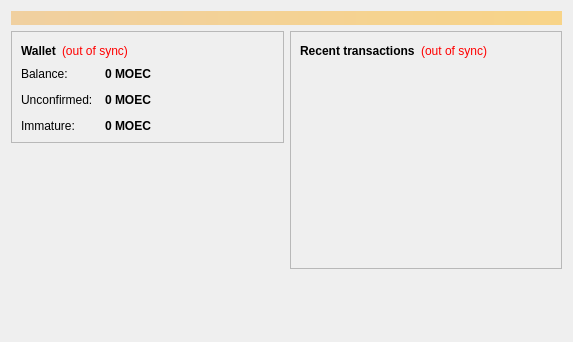
<?xml version="1.0" encoding="UTF-8"?>
<ui version="4.0">
 <class>OverviewPage</class>
 <widget class="QWidget" name="OverviewPage">
  <property name="geometry">
   <rect>
    <x>0</x>
    <y>0</y>
    <width>573</width>
    <height>342</height>
   </rect>
  </property>
  <property name="windowTitle">
   <string>Form</string>
  </property>
  <layout class="QVBoxLayout" name="topLayout">
   <item>
    <widget class="QLabel" name="labelAlerts">
     <property name="visible">
      <bool>false</bool>
     </property>
     <property name="styleSheet">
      <string notr="true">background-color: qlineargradient(x1: 0, y1: 0, x2: 1, y2: 0, stop:0 #F0D0A0, stop:1 #F8D488); color:#000000;</string>
     </property>
     <property name="wordWrap">
      <bool>true</bool>
     </property>
     <property name="margin">
      <number>3</number>
     </property>
    </widget>
   </item>
   <item>
    <layout class="QHBoxLayout" name="horizontalLayout" stretch="1,1">
     <item>
      <layout class="QVBoxLayout" name="verticalLayout_2">
       <item>
        <widget class="QFrame" name="frame">
         <property name="frameShape">
          <enum>QFrame::StyledPanel</enum>
         </property>
         <property name="frameShadow">
          <enum>QFrame::Raised</enum>
         </property>
         <layout class="QVBoxLayout" name="verticalLayout_4">
          <item>
           <layout class="QHBoxLayout" name="horizontalLayout_4">
            <item>
             <widget class="QLabel" name="label_5">
              <property name="font">
               <font>
                <weight>75</weight>
                <bold>true</bold>
               </font>
              </property>
              <property name="text">
               <string>Wallet</string>
              </property>
             </widget>
            </item>
            <item>
             <widget class="QLabel" name="labelWalletStatus">
              <property name="toolTip">
               <string>The displayed information may be out of date. Your wallet automatically synchronizes with the Monexcoin network after a connection is established, but this process has not completed yet.</string>
              </property>
              <property name="styleSheet">
               <string notr="true">QLabel { color: red; }</string>
              </property>
              <property name="text">
               <string notr="true">(out of sync)</string>
              </property>
              <property name="alignment">
               <set>Qt::AlignLeading|Qt::AlignLeft|Qt::AlignVCenter</set>
              </property>
             </widget>
            </item>
            <item>
             <spacer name="horizontalSpacer_2">
              <property name="orientation">
               <enum>Qt::Horizontal</enum>
              </property>
              <property name="sizeHint" stdset="0">
               <size>
                <width>40</width>
                <height>20</height>
               </size>
              </property>
             </spacer>
            </item>
           </layout>
          </item>
          <item>
           <layout class="QFormLayout" name="formLayout_2">
            <property name="fieldGrowthPolicy">
             <enum>QFormLayout::AllNonFixedFieldsGrow</enum>
            </property>
            <property name="horizontalSpacing">
             <number>12</number>
            </property>
            <property name="verticalSpacing">
             <number>12</number>
            </property>
            <item row="0" column="0">
             <widget class="QLabel" name="label">
              <property name="text">
               <string>Balance:</string>
              </property>
             </widget>
            </item>
            <item row="0" column="1">
             <widget class="QLabel" name="labelBalance">
              <property name="font">
               <font>
                <weight>75</weight>
                <bold>true</bold>
               </font>
              </property>
              <property name="cursor">
               <cursorShape>IBeamCursor</cursorShape>
              </property>
              <property name="toolTip">
               <string>Your current balance</string>
              </property>
              <property name="text">
               <string notr="true">0 MOEC</string>
              </property>
              <property name="textInteractionFlags">
               <set>Qt::LinksAccessibleByMouse|Qt::TextSelectableByKeyboard|Qt::TextSelectableByMouse</set>
              </property>
             </widget>
            </item>
            <item row="1" column="0">
             <widget class="QLabel" name="label_3">
              <property name="text">
               <string>Unconfirmed:</string>
              </property>
             </widget>
            </item>
            <item row="1" column="1">
             <widget class="QLabel" name="labelUnconfirmed">
              <property name="font">
               <font>
                <weight>75</weight>
                <bold>true</bold>
               </font>
              </property>
              <property name="cursor">
               <cursorShape>IBeamCursor</cursorShape>
              </property>
              <property name="toolTip">
               <string>Total of transactions that have yet to be confirmed, and do not yet count toward the current balance</string>
              </property>
              <property name="text">
               <string notr="true">0 MOEC</string>
              </property>
              <property name="textInteractionFlags">
               <set>Qt::LinksAccessibleByMouse|Qt::TextSelectableByKeyboard|Qt::TextSelectableByMouse</set>
              </property>
             </widget>
            </item>
            <item row="2" column="0">
             <widget class="QLabel" name="labelImmatureText">
              <property name="text">
               <string>Immature:</string>
              </property>
             </widget>
            </item>
            <item row="2" column="1">
             <widget class="QLabel" name="labelImmature">
              <property name="font">
               <font>
                <weight>75</weight>
                <bold>true</bold>
               </font>
              </property>
              <property name="toolTip">
               <string>Mined balance that has not yet matured</string>
              </property>
              <property name="text">
               <string notr="true">0 MOEC</string>
              </property>
              <property name="textInteractionFlags">
               <set>Qt::LinksAccessibleByMouse|Qt::TextSelectableByKeyboard|Qt::TextSelectableByMouse</set>
              </property>
             </widget>
            </item>
           </layout>
          </item>
         </layout>
        </widget>
       </item>
       <item>
        <spacer name="verticalSpacer">
         <property name="orientation">
          <enum>Qt::Vertical</enum>
         </property>
         <property name="sizeHint" stdset="0">
          <size>
           <width>20</width>
           <height>40</height>
          </size>
         </property>
        </spacer>
       </item>
      </layout>
     </item>
     <item>
      <layout class="QVBoxLayout" name="verticalLayout_3">
       <item>
        <widget class="QFrame" name="frame_2">
         <property name="frameShape">
          <enum>QFrame::StyledPanel</enum>
         </property>
         <property name="frameShadow">
          <enum>QFrame::Raised</enum>
         </property>
         <layout class="QVBoxLayout" name="verticalLayout">
          <item>
           <layout class="QHBoxLayout" name="horizontalLayout_2">
            <item>
             <widget class="QLabel" name="label_4">
              <property name="text">
               <string>&lt;b&gt;Recent transactions&lt;/b&gt;</string>
              </property>
             </widget>
            </item>
            <item>
             <widget class="QLabel" name="labelTransactionsStatus">
              <property name="toolTip">
               <string>The displayed information may be out of date. Your wallet automatically synchronizes with the Monexcoin network after a connection is established, but this process has not completed yet.</string>
              </property>
              <property name="styleSheet">
               <string notr="true">QLabel { color: red; }</string>
              </property>
              <property name="text">
               <string notr="true">(out of sync)</string>
              </property>
              <property name="alignment">
               <set>Qt::AlignRight|Qt::AlignTrailing|Qt::AlignVCenter</set>
              </property>
             </widget>
            </item>
            <item>
             <spacer name="horizontalSpacer">
              <property name="orientation">
               <enum>Qt::Horizontal</enum>
              </property>
              <property name="sizeHint" stdset="0">
               <size>
                <width>40</width>
                <height>20</height>
               </size>
              </property>
             </spacer>
            </item>
           </layout>
          </item>
          <item>
           <widget class="QListView" name="listTransactions">
            <property name="styleSheet">
             <string notr="true">QListView { background: transparent; }</string>
            </property>
            <property name="frameShape">
             <enum>QFrame::NoFrame</enum>
            </property>
            <property name="verticalScrollBarPolicy">
             <enum>Qt::ScrollBarAlwaysOff</enum>
            </property>
            <property name="horizontalScrollBarPolicy">
             <enum>Qt::ScrollBarAlwaysOff</enum>
            </property>
            <property name="selectionMode">
             <enum>QAbstractItemView::NoSelection</enum>
            </property>
           </widget>
          </item>
         </layout>
        </widget>
       </item>
       <item>
        <spacer name="verticalSpacer_2">
         <property name="orientation">
          <enum>Qt::Vertical</enum>
         </property>
         <property name="sizeHint" stdset="0">
          <size>
           <width>20</width>
           <height>40</height>
          </size>
         </property>
        </spacer>
       </item>
      </layout>
     </item>
    </layout>
   </item>
  </layout>
 </widget>
 <resources/>
 <connections/>
</ui>
